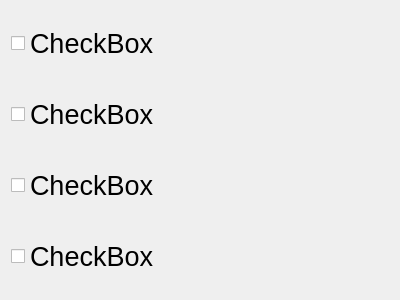
<?xml version="1.0" encoding="UTF-8"?>
<ui version="4.0">
 <class>CheckForm</class>
 <widget class="QWidget" name="CheckForm">
  <property name="geometry">
   <rect>
    <x>0</x>
    <y>0</y>
    <width>400</width>
    <height>300</height>
   </rect>
  </property>
  <property name="windowTitle">
   <string>Form</string>
  </property>
  <layout class="QVBoxLayout" name="verticalLayout">
   <item>
    <widget class="QCheckBox" name="checkBox_1">
     <property name="sizePolicy">
      <sizepolicy hsizetype="Minimum" vsizetype="Preferred">
       <horstretch>0</horstretch>
       <verstretch>0</verstretch>
      </sizepolicy>
     </property>
     <property name="font">
      <font>
       <pointsize>20</pointsize>
      </font>
     </property>
     <property name="text">
      <string>CheckBox</string>
     </property>
    </widget>
   </item>
   <item>
    <widget class="QCheckBox" name="checkBox_2">
     <property name="sizePolicy">
      <sizepolicy hsizetype="Minimum" vsizetype="Preferred">
       <horstretch>0</horstretch>
       <verstretch>0</verstretch>
      </sizepolicy>
     </property>
     <property name="font">
      <font>
       <pointsize>20</pointsize>
      </font>
     </property>
     <property name="text">
      <string>CheckBox</string>
     </property>
    </widget>
   </item>
   <item>
    <widget class="QCheckBox" name="checkBox_3">
     <property name="sizePolicy">
      <sizepolicy hsizetype="Minimum" vsizetype="Preferred">
       <horstretch>0</horstretch>
       <verstretch>0</verstretch>
      </sizepolicy>
     </property>
     <property name="font">
      <font>
       <pointsize>20</pointsize>
      </font>
     </property>
     <property name="text">
      <string>CheckBox</string>
     </property>
    </widget>
   </item>
   <item>
    <widget class="QCheckBox" name="checkBox_4">
     <property name="sizePolicy">
      <sizepolicy hsizetype="Minimum" vsizetype="Preferred">
       <horstretch>0</horstretch>
       <verstretch>0</verstretch>
      </sizepolicy>
     </property>
     <property name="font">
      <font>
       <pointsize>20</pointsize>
      </font>
     </property>
     <property name="text">
      <string>CheckBox</string>
     </property>
    </widget>
   </item>
  </layout>
 </widget>
 <resources/>
 <connections/>
</ui>
